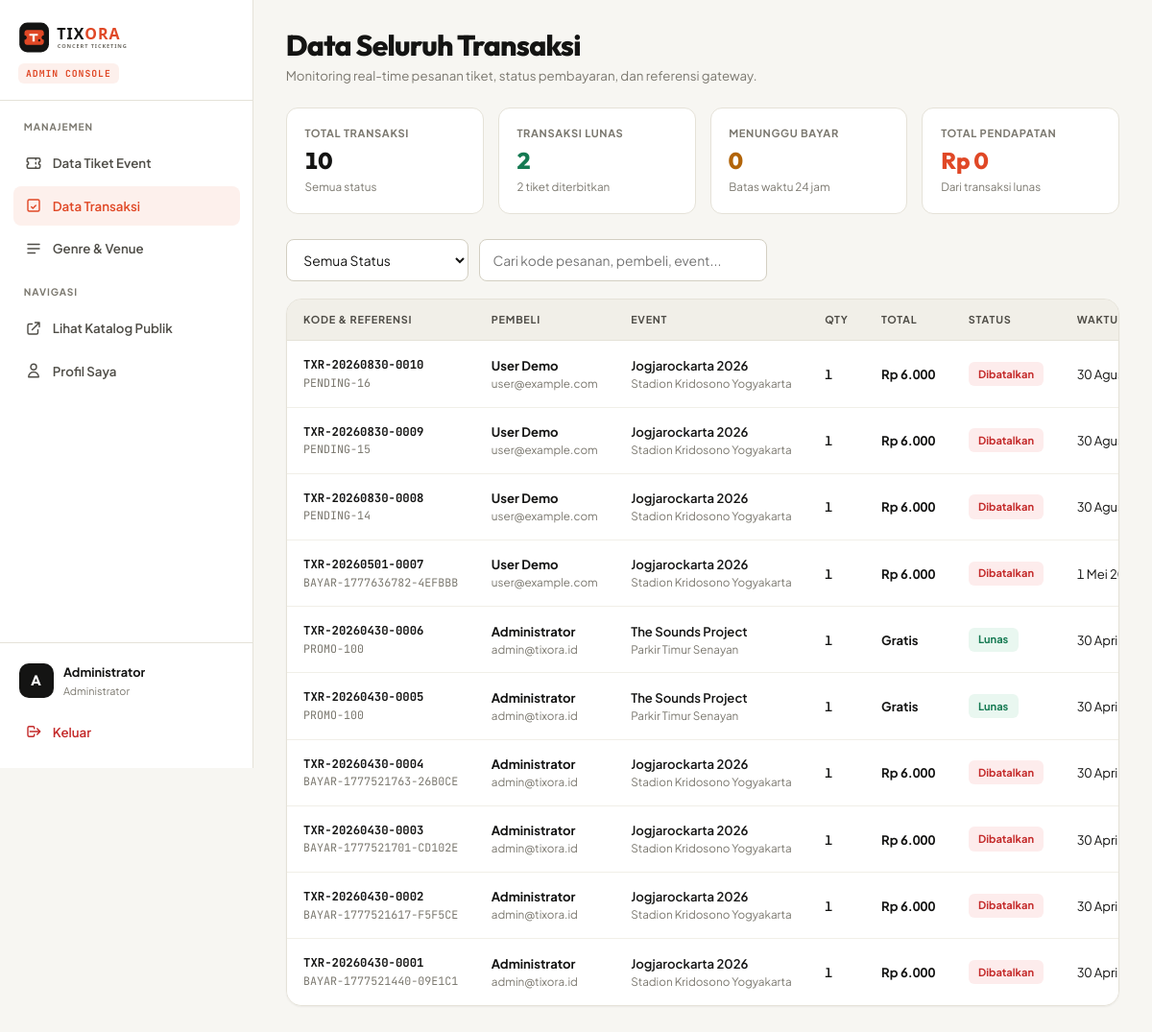
Screenshot of /admin/transaksi.php (signed in) with the database file from the repository.
### tables this page shows
CREATE TABLE `orders` (
  `id_order` INT UNSIGNED NOT NULL AUTO_INCREMENT,
  `order_code` VARCHAR(32) NOT NULL,
  `id_user` INT UNSIGNED NOT NULL,
  `id_event` INT UNSIGNED NOT NULL,
  `quantity` INT UNSIGNED NOT NULL,
  `unit_price` DECIMAL(12,2) NOT NULL,
  `discount_percent` TINYINT UNSIGNED NOT NULL DEFAULT 0,
  `total_amount` DECIMAL(12,2) NOT NULL,
  `payment_status` ENUM('pending', 'paid', 'failed', 'expired', 'canceled') NOT NULL DEFAULT 'pending',
  `payment_method` VARCHAR(50) DEFAULT NULL,
  `payment_reference` VARCHAR(100) DEFAULT NULL,
  `payment_url` VARCHAR(255) DEFAULT NULL,
  `ticket_token` VARCHAR(64) DEFAULT NULL,
  `buyer_name` VARCHAR(100) NOT NULL,
  `buyer_email` VARCHAR(120) NOT NULL,
  `buyer_phone` VARCHAR(25) NOT NULL,
  `paid_at` DATETIME DEFAULT NULL,
  `created_at` TIMESTAMP NOT NULL DEFAULT CURRENT_TIMESTAMP,
  `updated_at` TIMESTAMP NOT NULL DEFAULT CURRENT_TIMESTAMP ON UPDATE CURRENT_TIMESTAMP,
  PRIMARY KEY (`id_order`),
  UNIQUE KEY `uq_orders_code` (`order_code`),
  UNIQUE KEY `uq_orders_ticket_token` (`ticket_token`),
  KEY `idx_orders_user_created` (`id_user`, `created_at`),
  KEY `idx_orders_event` (`id_event`),
  KEY `idx_orders_status_created` (`payment_status`, `created_at`),
  KEY `idx_orders_payment_ref` (`payment_reference`),
  CONSTRAINT `fk_orders_user`
    FOREIGN KEY (`id_user`) REFERENCES `users` (`id_user`)
    ON DELETE RESTRICT ON UPDATE CASCADE,
  CONSTRAINT `fk_orders_event`
    FOREIGN KEY (`id_event`) REFERENCES `events` (`id_event`)
    ON DELETE RESTRICT ON UPDATE CASCADE,
  CONSTRAINT `chk_orders_qty` CHECK (`quantity` > 0),
  CONSTRAINT `chk_orders_unit_price` CHECK (`unit_price` >= 0),
  CONSTRAINT `chk_orders_total` CHECK (`total_amount` >= 0),
  CONSTRAINT `chk_orders_discount` CHECK (`discount_percent` <= 100)
);

### includes/functions.php (called while the page is built, shortened)
<?php
require_once __DIR__ . '/config.php';
require_once __DIR__ . '/security.php';
function formatRupiah(float|int|string $amount): string
{
    return 'Rp ' . number_format((float) $amount, 0, ',', '.');
}
function formatTanggalIndo(?string $datetime, bool $withTime = false): string
{
    $ts = strtotime($datetime);
    $bulan = [
        1 => 'Januari', 'Februari', 'Maret', 'April', 'Mei', 'Juni',
        'Juli', 'Agustus', 'September', 'Oktober', 'November', 'Desember'
    ];
    $d = (int) date('j', $ts);
    $m = $bulan[(int) date('n', $ts)] ?? '';
    $y = date('Y', $ts);
    if ($withTime) {
        return "{$d} {$m} {$y}, " . date('H:i', $ts) . ' WIB';
    }
    return "{$d} {$m} {$y}";
}
function ambilStatistikAdmin(): array
{
    global $koneksi;
    $stats = [
        'total_events'    => 0,
        'total_quota'     => 0,
        'total_orders'    => 0,
        'paid_orders'     => 0,
        'pending_orders'  => 0,
        'total_revenue'   => 0.0,
        'tickets_sold'    => 0,
    ];
    $r1 = $koneksi->query('SELECT COUNT(*) AS cnt, COALESCE(SUM(quota), 0) AS qty FROM events');
    if ($r1 && ($row = $r1->fetch_assoc())) {
        $stats['total_events'] = (int) $row['cnt'];
        $stats['total_quota']  = (int) $row['qty'];
    }
    $r2 = $koneksi->query(
        "SELECT
            COUNT(*) AS total_orders,
            SUM(CASE WHEN payment_status = 'paid' THEN 1 ELSE 0 END) AS paid_orders,
            SUM(CASE WHEN payment_status = 'pending' THEN 1 ELSE 0 END) AS pending_orders,
            COALESCE(SUM(CASE WHEN payment_status = 'paid' THEN total_amount ELSE 0 END), 0) AS revenue,
            COALESCE(SUM(CASE WHEN payment_status = 'paid' THEN quantity ELSE 0 END), 0) AS sold
         FROM orders"
    );
    if ($r2 && ($row = $r2->fetch_assoc())) {
        $stats['total_orders']   = (int) $row['total_orders'];
        $stats['paid_orders']    = (int) $row['paid_orders'];
        $stats['pending_orders'] = (int) $row['pending_orders'];
        $stats['total_revenue']  = (float) $row['revenue'];
        $stats['tickets_sold']   = (int) $row['sold'];
    }
    return $stats;
}
function statusOrderMeta(string $status): array
{
    return match ($status) {
        'paid'     => ['class' => 'badge-success', 'label' => 'Lunas'],
        'pending'  => ['class' => 'badge-pending', 'label' => 'Menunggu Pembayaran'],
        'expired'  => ['class' => 'badge-muted',   'label' => 'Kedaluwarsa'],
        'canceled' => ['class' => 'badge-danger',  'label' => 'Dibatalkan'],
        default    => ['class' => 'badge-danger',  'label' => 'Gagal'],
    };
}

### includes/security.php (called while the page is built, shortened)
<?php
function e(?string $value): string
{
    return htmlspecialchars((string) ($value ?? ''), ENT_QUOTES | ENT_SUBSTITUTE, 'UTF-8');
}

### admin/transaksi.php (the view, shortened to what this page needs)
<?php
require_once __DIR__ . '/../includes/bootstrap.php';
$stats = ambilStatistikAdmin();
$res   = $koneksi->query('SELECT * FROM v_transaction_summary ORDER BY created_at DESC');
$rows  = $res ? $res->fetch_all(MYSQLI_ASSOC) : [];
require __DIR__ . '/../includes/partials/head.php';
?>
<body>
<div class="admin-wrapper">
    <?php require __DIR__ . '/../includes/partials/admin_sidebar.php'; ?>
    <main id="main-content" class="admin-content">
        <div class="admin-header">
            <div>
                <h1>Data Seluruh Transaksi</h1>
                <p>Monitoring real-time pesanan tiket, status pembayaran, dan referensi gateway.</p>
            </div>
        </div>
        <section class="kpi-grid" aria-label="Ringkasan transaksi">
            <div class="kpi-card">
                <div class="kpi-label">Total Transaksi</div>
                <div class="kpi-value"><?php echo number_format($stats['total_orders']); ?></div>
                <div class="kpi-sub">Semua status</div>
            </div>
            <div class="kpi-card">
                <div class="kpi-label">Transaksi Lunas</div>
                <div class="kpi-value" style="color: var(--success);"><?php echo number_format($stats['paid_orders']); ?></div>
                <div class="kpi-sub"><?php echo number_format($stats['tickets_sold']); ?> tiket diterbitkan</div>
            </div>
            <div class="kpi-card">
                <div class="kpi-label">Menunggu Bayar</div>
                <div class="kpi-value" style="color: var(--warning);"><?php echo number_format($stats['pending_orders']); ?></div>
                <div class="kpi-sub">Batas waktu 24 jam</div>
            </div>
            <div class="kpi-card">
                <div class="kpi-label">Total Pendapatan</div>
                <div class="kpi-value" style="color: var(--accent);"><?php echo e(formatRupiah($stats['total_revenue'])); ?></div>
                <div class="kpi-sub">Dari transaksi lunas</div>
            </div>
        </section>
        <div class="admin-toolbar">
            <select id="filterStatus" class="form-select" style="width: 190px;" aria-label="Filter status pembayaran">
                <option value="">Semua Status</option>
            </select>
            <input type="search" id="searchTx" class="form-input" style="max-width: 300px;" placeholder="Cari kode pesanan, pembeli, event..." aria-label="Cari transaksi">
        </div>
        <div class="admin-table-container">
            <table class="admin-table">
                <thead>
                    <tr>
                        <th>Kode &amp; Referensi</th>
                        <th>Pembeli</th>
                        <th>Event</th>
                        <th>Qty</th>
                        <th>Total</th>
                        <th>Status</th>
                        <th>Waktu Pesan</th>
                    </tr>
                </thead>
                <tbody>
                    <?php if (count($rows) > 0): ?>
                        <?php foreach ($rows as $row):
                            $badge = statusOrderMeta($row['payment_status']);
                        ?>
                        <tr class="tx-row"
                            data-status="<?php echo e($row['payment_status']); ?>"
                            data-search="<?php echo e(mb_strtolower($row['order_code'] . ' ' . $row['buyer_name'] . ' ' . $row['buyer_email'] . ' ' . $row['event_title'] . ' ' . ($row['payment_reference'] ?? ''))); ?>">
                            <td>
                                <div class="mono" style="font-weight: 700; font-size: 0.82rem;"><?php echo e($row['order_code']); ?></div>
                                <div class="event-artist-sm mono"><?php echo e($row['payment_reference'] ?: '-'); ?></div>
                            </td>
                            <td>
                                <div class="event-title"><?php echo e($row['buyer_name']); ?></div>
                                <div class="event-artist-sm"><?php echo e($row['buyer_email']); ?></div>
                            </td>
                            <td>
                                <div style="font-weight: 600;"><?php echo e($row['event_title']); ?></div>
                                <div class="event-artist-sm"><?php echo e($row['venue_name']); ?></div>
                            </td>
                            <td class="tabular" style="font-weight: 600;"><?php echo (int) $row['quantity']; ?></td>
                            <td class="tabular" style="font-weight: 700;">
                                <?php echo (float) $row['total_amount'] <= 0 ? 'Gratis' : e(formatRupiah($row['total_amount'])); ?>
                            </td>
                            <td>
                                <span class="badge <?php echo e($badge['class']); ?>"><?php echo e($badge['label']); ?></span>
                            </td>
                            <td class="tabular"><?php echo e(formatTanggalIndo($row['created_at'], true)); ?></td>
                        </tr>
                        <?php endforeach; ?>
                    <?php endif; ?>
                </tbody>
            </table>
        </div>
    </main>
</div>
</body>
</html>

### assets/css/style.css (style rules this page uses)
:root { --accent: #E04826; --accent-hover: #C23819; --accent-soft: #FDF0EC; --accent-border: #F7C7BA; --canvas: #F7F6F2; --surface: #FFFFFF; --surface-sub: #F1EFE8; --surface-hover: #EAE7DE; --border: #E5E2D8; --border-strong: #D3CFC2; --ink: #141413; --ink-secondary: #4F4D47; --ink-muted: #7B786F; --success: #157A52; --success-soft: #E9F7F0; --success-bd: #BCE3D0; --warning: #B26408; --warning-soft: #FEF6E6; --warning-bd: #F6D89B; --danger: #C42B2B; --danger-soft: #FDECEC; --danger-bd: #F5BCBC; --info: #2B5B84; --info-soft: #EDF4FA; --info-bd: #BFD6EB; --radius-xs: 6px; --radius-sm: 8px; --radius-md: 12px; --radius-lg: 16px; --radius-xl: 22px; --radius-pill: 999px; --shadow-xs: 0 1px 2px rgba(20, 20, 19, 0.05); --shadow-sm: 0 2px 8px rgba(20, 20, 19, 0.06), 0 1px 2px rgba(20, 20, 19, 0.04); --shadow-md: 0 12px 28px -6px rgba(20, 20, 19, 0.10), 0 4px 10px -4px rgba(20, 20, 19, 0.05); --shadow-lg: 0 24px 48px -12px rgba(20, 20, 19, 0.18); --ease: cubic-bezier(0.2, 0.8, 0.2, 1); --z-sticky: 100; --z-overlay: 150; --z-drawer: 160; --z-toggle: 200; --z-modal: 300; }
*, *::before, *::after { margin: 0; padding: 0; box-sizing: border-box; }
html { font-size: 15px; scroll-behavior: smooth; }
body { font-family: 'Plus Jakarta Sans', system-ui, -apple-system, sans-serif; color: var(--ink); background-color: var(--canvas); line-height: 1.6; -webkit-font-smoothing: antialiased; min-height: 100dvh; display: flex; flex-direction: column; }
h1, h2, h3, .display-font { font-family: 'Outfit', 'Plus Jakarta Sans', sans-serif; letter-spacing: -0.025em; color: var(--ink); text-wrap: balance; }
h1 { font-size: 2rem; font-weight: 800; line-height: 1.15; }
.mono, .tabular { font-variant-numeric: tabular-nums; }
.mono { font-family: 'JetBrains Mono', ui-monospace, monospace; }
.form-input, .form-select, textarea.form-input { width: 100%; height: 44px; padding: 0 0.9rem; font-size: 0.925rem; font-family: inherit; color: var(--ink); background: var(--surface); border: 1px solid var(--border-strong); border-radius: var(--radius-sm); transition: border-color 0.18s var(--ease), box-shadow 0.18s var(--ease); }
.badge { display: inline-flex; align-items: center; padding: 0.25rem 0.68rem; font-size: 0.74rem; font-weight: 700; border-radius: var(--radius-xs); white-space: nowrap; }
.badge-success { background: var(--success-soft); color: var(--success); }
.badge-danger { background: var(--danger-soft); color: var(--danger); }
.admin-wrapper { display: flex; min-height: 100dvh; background: var(--canvas); }
.admin-content { flex: 1; min-width: 0; padding: 2rem 2.25rem 3.5rem; }
.admin-header { display: flex; justify-content: space-between; align-items: flex-end; gap: 1rem; flex-wrap: wrap; margin-bottom: 1.5rem; }
.admin-header p { color: var(--ink-muted); font-size: 0.8875rem; margin-top: 0.25rem; }
.kpi-grid { display: grid; grid-template-columns: repeat(4, 1fr); gap: 1rem; margin-bottom: 1.75rem; }
.kpi-card { background: var(--surface); border: 1px solid var(--border); border-radius: var(--radius-md); padding: 1.15rem 1.25rem; }
.kpi-label { font-size: 0.74rem; font-weight: 700; text-transform: uppercase; letter-spacing: 0.06em; color: var(--ink-muted); margin-bottom: 0.4rem; }
.kpi-value { font-family: 'Outfit', sans-serif; font-size: 1.6rem; font-weight: 800; color: var(--ink); font-variant-numeric: tabular-nums; line-height: 1.15; }
.kpi-sub { font-size: 0.78rem; color: var(--ink-muted); margin-top: 0.3rem; }
.admin-toolbar { display: flex; gap: 0.75rem; align-items: center; flex-wrap: wrap; margin-bottom: 1.15rem; }
.admin-table-container { background: var(--surface); border-radius: var(--radius-lg); border: 1px solid var(--border); overflow-x: auto; box-shadow: var(--shadow-xs); }
.admin-table { width: 100%; border-collapse: collapse; white-space: nowrap; }
.admin-table th { background: var(--surface-sub); padding: 0.85rem 1.15rem; text-align: left; font-size: 0.72rem; text-transform: uppercase; letter-spacing: 0.07em; color: var(--ink-secondary); font-weight: 700; border-bottom: 1px solid var(--border); }
.admin-table td { padding: 0.95rem 1.15rem; vertical-align: middle; border-bottom: 1px solid var(--surface-sub); color: var(--ink); font-size: 0.875rem; }
.admin-table tr:last-child td { border-bottom: none; }
.event-title { font-weight: 700; color: var(--ink); }
.event-artist-sm { font-size: 0.78rem; color: var(--ink-muted); }

### rows the page displays
orders: order_code "TXR-20260830-0010", payment_reference "PENDING-16", buyer_name "User Demo", buyer_email "user@example.com", event_title "Jogjarockarta 2026", venue_name "Stadion Kridosono Yogyakarta", quantity "1", total_amount "Rp 6.000", payment_status "Dibatalkan", created_at "30…"
orders: order_code "TXR-20260830-0009", payment_reference "PENDING-15", buyer_name "User Demo", buyer_email "user@example.com", event_title "Jogjarockarta 2026", venue_name "Stadion Kridosono Yogyakarta", quantity "1", total_amount "Rp 6.000", payment_status "Dibatalkan", created_at "30…"
orders: order_code "TXR-20260830-0008", payment_reference "PENDING-14", buyer_name "User Demo", buyer_email "user@example.com", event_title "Jogjarockarta 2026", venue_name "Stadion Kridosono Yogyakarta", quantity "1", total_amount "Rp 6.000", payment_status "Dibatalkan", created_at "30…"
orders: order_code "TXR-20260501-0007", payment_reference "BAYAR-1777636782-4EFBBB", buyer_name "User Demo", buyer_email "user@example.com", event_title "Jogjarockarta 2026", venue_name "Stadion Kridosono Yogyakarta", quantity "1", total_amount "Rp 6.000", payment_status "Dibatalkan", created_at "1 Mei…"
orders: order_code "TXR-20260430-0006", payment_reference "PROMO-100", buyer_name "Administrator", buyer_email "admin@tixora.id", event_title "The Sounds Project", venue_name "Parkir Timur Senayan", quantity "1", total_amount "Gratis", payment_status "Lunas", created_at "30 April…"
orders: order_code "TXR-20260430-0005", payment_reference "PROMO-100", buyer_name "Administrator", buyer_email "admin@tixora.id", event_title "The Sounds Project", venue_name "Parkir Timur Senayan", quantity "1", total_amount "Gratis", payment_status "Lunas", created_at "30 April…"
orders: order_code "TXR-20260430-0004", payment_reference "BAYAR-1777521763-26B0CE", buyer_name "Administrator", buyer_email "admin@tixora.id", event_title "Jogjarockarta 2026", venue_name "Stadion Kridosono Yogyakarta", quantity "1", total_amount "Rp 6.000", payment_status "Dibatalkan", created_at "30 April…"
orders: order_code "TXR-20260430-0003", payment_reference "BAYAR-1777521701-CD102E", buyer_name "Administrator", buyer_email "admin@tixora.id", event_title "Jogjarockarta 2026", venue_name "Stadion Kridosono Yogyakarta", quantity "1", total_amount "Rp 6.000", payment_status "Dibatalkan", created_at "30 April…"
orders: order_code "TXR-20260430-0002", payment_reference "BAYAR-1777521617-F5F5CE", buyer_name "Administrator", buyer_email "admin@tixora.id", event_title "Jogjarockarta 2026", venue_name "Stadion Kridosono Yogyakarta", quantity "1", total_amount "Rp 6.000", payment_status "Dibatalkan", created_at "30 April…"
orders: order_code "TXR-20260430-0001", payment_reference "BAYAR-1777521440-09E1C1", buyer_name "Administrator", buyer_email "admin@tixora.id", event_title "Jogjarockarta 2026", venue_name "Stadion Kridosono Yogyakarta", quantity "1", total_amount "Rp 6.000", payment_status "Dibatalkan", created_at "30 April…"

### other values shown
$adminInitial "A"
$adminName "Administrator"
$stats['total_orders'] "10"
$stats['paid_orders'] "2"
$stats['tickets_sold'] "2"
$stats['pending_orders'] "0"
formatRupiah($stats['total_revenue']) "Rp 0"
